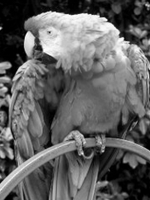
#> input picture proj_3/function_enlarge_image/bird.tif, 150 x 200 px
$ python extend_image.py
#> lines starting #> are read from the running program, lines starting #| are printed output that depends on the picture
# write an enlarge function to expand the area of images

from PIL import Image, ImageDraw

# the function takes two arguments
# the first argument is the enlarge size
# the second argument is the 2 * 2 array of the original image
# the function return the 2 * 2 array of the enlarged image
def enlarge_image(s, origin_image):
	width = len(origin_image)
	height = len(origin_image[0])
	enlarged_width = 2 * s + width
	enlarged_height = 2 * s + height
	enlarged_image = [[255 for i in range(enlarged_height)] for j in range(enlarged_width)]

	for x in range(width):
		for y in range(height):
			enlarged_image[x + s][y + s] = origin_image[x][y]

	for x in range(width):
		for y in range(s):
			enlarged_image[x + s][y] = origin_image[x][y]
			enlarged_image[x + s][enlarged_height - y - 1] = origin_image[x][height - y - 1]

	for x in range(s):
		for y in range(height):
			enlarged_image[x][y + s] = origin_image[x][y]
			enlarged_image[enlarged_width - x - 1][y + s] = origin_image[width - x - 1][y]

	for x in range(s):
		for y in range(s):
			enlarged_image[x][y] = origin_image[x][y]
			enlarged_image[x][enlarged_height - y - 1] = origin_image[x][height - y - 1]
			enlarged_image[enlarged_width - x - 1][y] =  origin_image[width - x - 1][y]
			enlarged_image[enlarged_width - x - 1][enlarged_height - y - 1] = origin_image[width - x - 1][height - y - 1]

	return enlarged_image

# function to print the image so as to see the enlarge function's output image
def print_image(image_array, image_print_name):
	width = len(image_array)
	height = len(image_array[0])

	printImage = Image.new('L',(width, height), 'white')
	draw = ImageDraw.Draw(printImage)

	for i in range(width):
		for j in range(height):
			draw.point((i, j), image_array[i][j])

	filename = image_print_name + '.bmp'
	printImage.save(filename, format='BMP')


image_name = 'bird'
image_type = 'tif'
im = Image.open(image_name + '.' + image_type)
#> im is the input picture: PIL image 150x200 L; min 0, max 255, mean 97
data = im.load()
enlarge_size = 100
origin_image = [[255 for i in range(im.size[1])] for j in range(im.size[0])]
result = [[]]

for i in range(im.size[0]):
	for j in range(im.size[1]):
		origin_image[i][j] = data[i, j]
#> after the loop, origin_image = 150 items

result = enlarge_image(enlarge_size, origin_image)
#> in enlarge_image, `width = len(origin_image)`: width = 150
#> in enlarge_image, `height = len(origin_image[0])`: height = 200
#> in enlarge_image, `enlarged_width = 2 * s + width`: enlarged_width = 350
#> in enlarge_image, `enlarged_height = 2 * s + height`: enlarged_height = 400
#> after the loop in enlarge_image, `for x in range(width):`: enlarged_image = 350 items
#> result = 350 items

image_print_name = image_name + '_print'
print_image(result, image_print_name)
#> in print_image, `width = len(image_array)`: width = 350
#> in print_image, `height = len(image_array[0])`: height = 400
#> in print_image, `printImage = Image.new('L',(width, height), 'white')`: printImage: PIL image 350x400 L; every value is 255
#> in print_image, `printImage.save(filename, format='BMP')`:
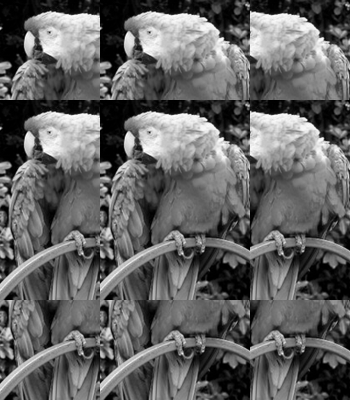
#> saved as bird_print.bmp: PIL image 350x400 L; min 0, max 255, mean 99.4
